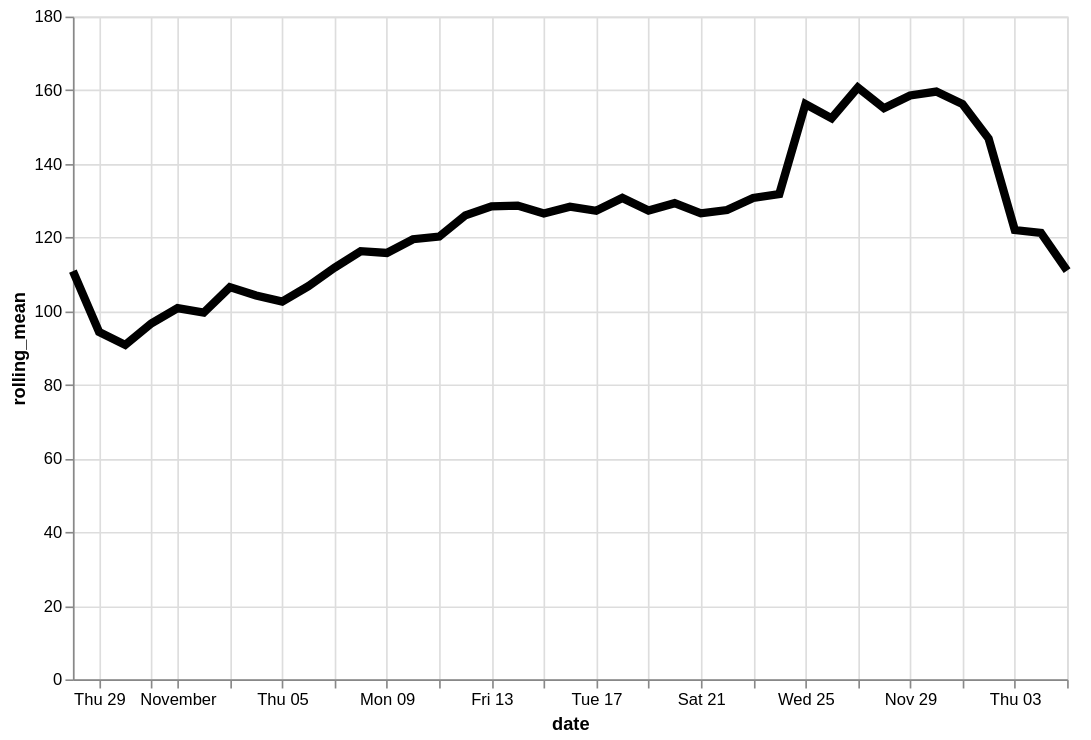

This figure's Vega-Lite source:
### Vega-Lite specification from a JSON file in a GitHub repository (floating-point values rounded to 4 significant figures)
{"config": {"view": {"continuousWidth": 400, "continuousHeight": 300}}, "data": {"name": "data-ee60684d283cd5f3fd4df14d54b96a62"}, "mark": {"type": "line", "color": "black", "size": 5}, "encoding": {"x": {"type": "temporal", "field": "date"}, "y": {"type": "quantitative", "field": "rolling_mean"}}, "height": 400, "transform": [{"window": [{"op": "mean", "field": "logavg", "as": "rolling_mean"}], "frame": [-7, 0]}], "width": 600, "$schema": "https://vega.github.io/schema/vega-lite/v4.8.1.json", "datasets": {"data-ee60684d283cd5f3fd4df14d54b96a62": [{"date": "2020-10-28", "logavg": 110.8}, {"date": "2020-10-29", "logavg": 77.85}, {"date": "2020-10-30", "logavg": 83.85}, {"date": "2020-10-31", "logavg": 114.1}, {"date": "2020-11-01", "logavg": 117.5}, {"date": "2020-11-02", "logavg": 93.42}, {"date": "2020-11-03", "logavg": 148.0}, {"date": "2020-11-04", "logavg": 88.5}, {"date": "2020-11-05", "logavg": 97.5}, {"date": "2020-11-06", "logavg": 111.4}, {"date": "2020-11-07", "logavg": 123.9}, {"date": "2020-11-08", "logavg": 150.2}, {"date": "2020-11-09", "logavg": 113.5}, {"date": "2020-11-10", "logavg": 123.3}, {"date": "2020-11-11", "logavg": 153.7}, {"date": "2020-11-12", "logavg": 134.7}, {"date": "2020-11-13", "logavg": 117.1}, {"date": "2020-11-14", "logavg": 112.9}, {"date": "2020-11-15", "logavg": 106.8}, {"date": "2020-11-16", "logavg": 165.0}, {"date": "2020-11-17", "logavg": 104.7}, {"date": "2020-11-18", "logavg": 151.1}, {"date": "2020-11-19", "logavg": 126.2}, {"date": "2020-11-20", "logavg": 150.7}, {"date": "2020-11-21", "logavg": 95.16}, {"date": "2020-11-22", "logavg": 120.1}, {"date": "2020-11-23", "logavg": 133.0}, {"date": "2020-11-24", "logavg": 173.5}, {"date": "2020-11-25", "logavg": 300.3}, {"date": "2020-11-26", "logavg": 120.1}, {"date": "2020-11-27", "logavg": 192.9}, {"date": "2020-11-28", "logavg": 105.9}, {"date": "2020-11-29", "logavg": 122.9}, {"date": "2020-11-30", "logavg": 128.6}, {"date": "2020-12-01", "logavg": 106.1}, {"date": "2020-12-02", "logavg": 98.36}, {"date": "2020-12-03", "logavg": 101.5}, {"date": "2020-12-04", "logavg": 113.8}, {"date": "2020-12-05", "logavg": 110.9}]}}
